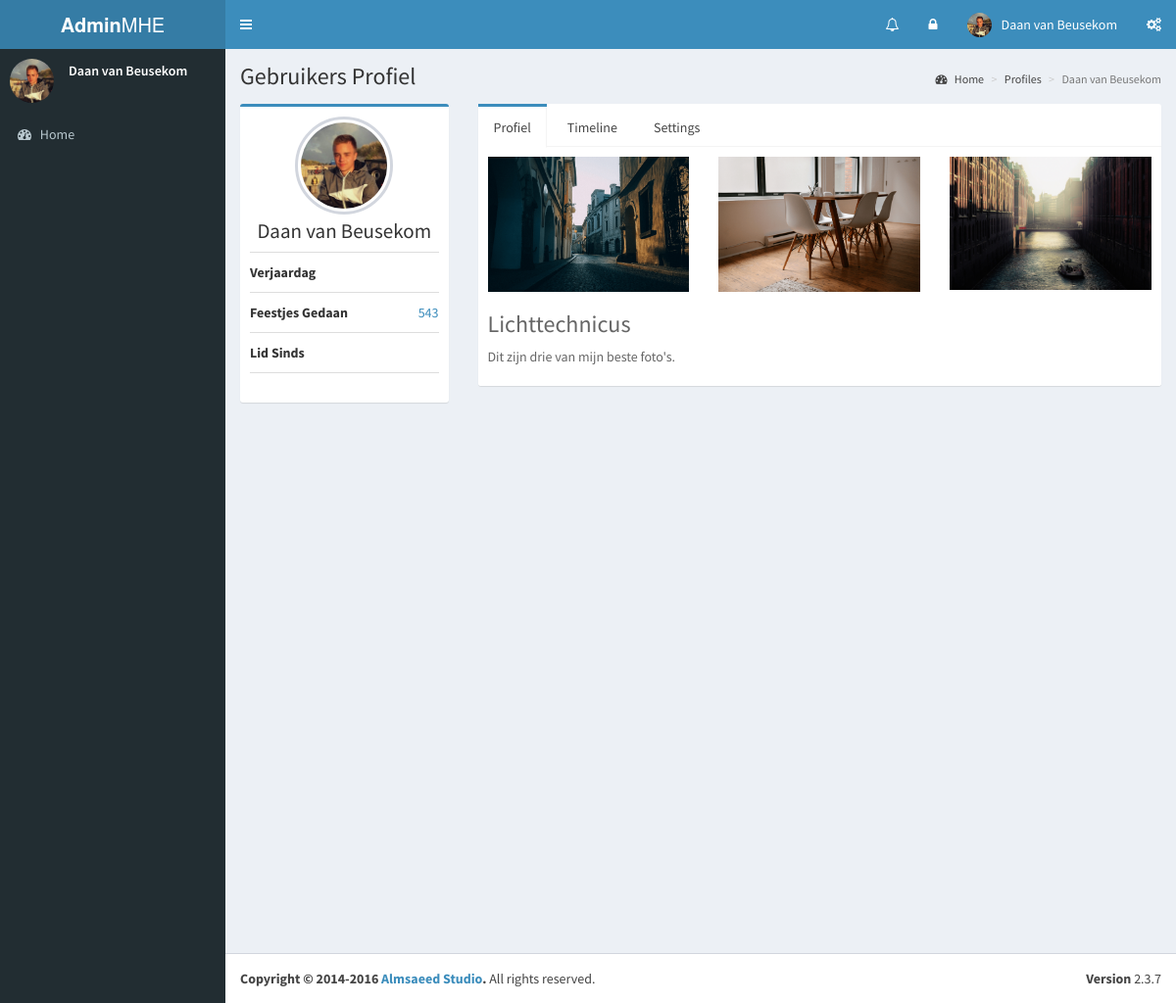
Before: /admin/profile.php (signed in) with the older database file.
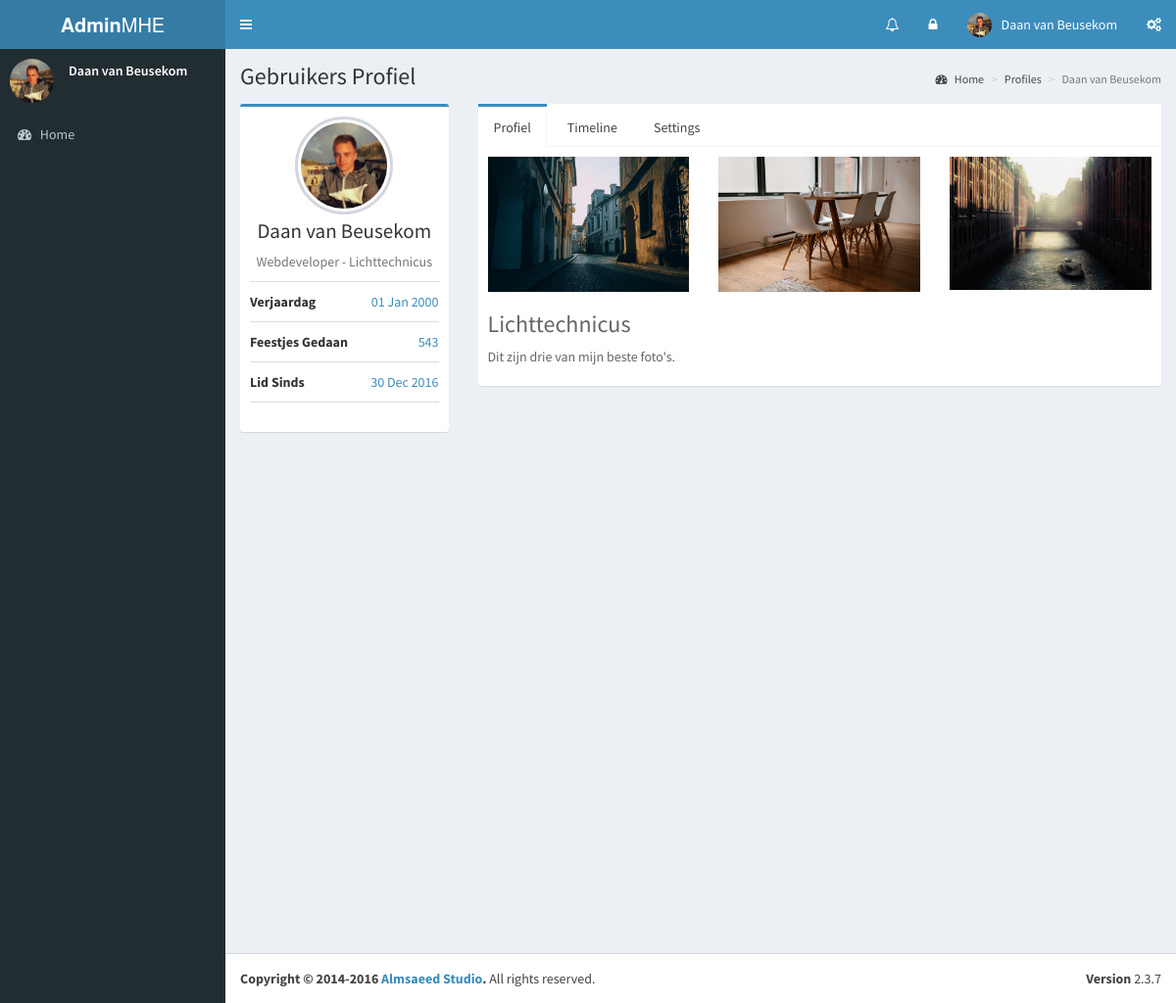
After: the same page with the newer database file.
### tables this page shows
CREATE TABLE IF NOT EXISTS `users` (
  `user_id` int(3) NOT NULL AUTO_INCREMENT,
  `user_name` varchar(255) NOT NULL,
  `user_email` varchar(255) NOT NULL,
  `user_pass` tinytext NOT NULL,
  `user_birthday` date NOT NULL,
  `user_description` text NOT NULL,
  `user_online` tinyint(1) NOT NULL,
  `user_image` text NOT NULL,
  `user_since` date NOT NULL,
  PRIMARY KEY (`user_name`),
  UNIQUE KEY `user_id` (`user_id`)
);

### admin/profile.php (the view, shortened to what this page needs)
<?php
include "top.php";
if(!isset($_GET['show_user'])){
    $user = $_SESSION['user_name'];
}else{
    $user = $_GET['show_user'];
}
$SQL = "SELECT *, DATE_FORMAT(user_birthday,'%d %b %Y') AS birthday, DATE_FORMAT(user_since,'%d %b %Y') AS since FROM users WHERE user_name='$user'";
$result = $conn->query($SQL);
while($row = mysqli_fetch_assoc($result)){
    $user_name = $row['user_name'];
    $user_image = $row['user_image'];
    $user_birthday = $row['birthday'];
    $user_description = $row['user_description'];
    $user_since = $row['since'];
}
?>
  <div class="content-wrapper">
    <section class="content-header">
      <h1>
        Gebruikers Profiel
      </h1>
      <ol class="breadcrumb">
        <li><a href="#"><i class="fa fa-dashboard"></i> Home</a></li>
        <li><a href="#">Profiles</a></li>
        <li class="active"><?php echo $user; ?></li>
      </ol>
    </section>
    <section class="content">
      <div class="row">
        <div class="col-md-3">
          <div class="box box-primary">
            <div class="box-body box-profile">
              <img class="profile-user-img img-responsive img-circle" src="<?php echo $user_image; ?>" alt="User profile picture">
              <h3 class="profile-username text-center"><?php echo $user_name;?></h3>
              <p class="text-muted text-center"><?php echo $user_description;?></p>
              <ul class="list-group list-group-unbordered">
                <li class="list-group-item">
                  <b>Verjaardag</b> <a class="pull-right"><?php echo $user_birthday; ?></a>
                </li>
                <li class="list-group-item">
                  <b>Feestjes Gedaan</b> <a class="pull-right">543</a>
                </li>
                <li class="list-group-item">
                  <b>Lid Sinds</b> <a class="pull-right"><?php echo $user_since; ?></a>
                </li>
              </ul>
            </div>
          </div>
        </div>
        <div class="col-md-9">
          <div class="nav-tabs-custom">
            <ul class="nav nav-tabs">
              <li class="active"><a href="#profile" data-toggle="tab">Profiel</a></li>
              <li><a href="#timeline" data-toggle="tab">Timeline</a></li>
              <li><a href="#settings" data-toggle="tab">Settings</a></li>
            </ul>
            <div class="tab-content">
              <div class="active tab-pane" id="profile">
                <div class="post">
                  <div class="row margin-bottom">
                    <div class="col-sm-4">
                      <img class="img-responsive" src="dist/img/photo1.png" alt="Photo">
                    </div>
                    <div class="col-sm-4">
                      <img class="img-responsive" src="dist/img/photo2.png" alt="Photo">
                    </div>
                    <div class="col-sm-4">
                      <img class="img-responsive" src="dist/img/photo4.jpg" alt="Photo">
                    </div>
                  </div>
                    <h3>
                        Lichttechnicus
                    </h3>
                    <p>
                        Dit zijn drie van mijn beste foto's.
                    </p>
                </div>
              </div>
            </div>
          </div>
        </div>
      </div>
    </section>
  </div>
<?php
include "bottom.php";
?>

### admin/top.php (shortened to what this page needs)
<!DOCTYPE html>
<html>
<head>
  <link rel="stylesheet" href="bootstrap/css/bootstrap.min.css">
  <link rel="stylesheet" href="https://cdnjs.cloudflare.com/ajax/libs/font-awesome/4.5.0/css/font-awesome.min.css">
  <link rel="stylesheet" href="https://cdnjs.cloudflare.com/ajax/libs/ionicons/2.0.1/css/ionicons.min.css">
  <link rel="stylesheet" href="plugins/jvectormap/jquery-jvectormap-1.2.2.css">
  <link rel="stylesheet" href="dist/css/AdminLTE.min.css">
  <link rel="stylesheet" href="dist/css/skins/_all-skins.min.css">
</head>
<body class="hold-transition skin-blue sidebar-mini">
<div class="wrapper">
  <header class="main-header">
    <a href="index.php" class="logo">
      <span class="logo-lg"><b>Admin</b>MHE</span>
    </a>
    <nav class="navbar navbar-static-top">
      <a href="#" class="sidebar-toggle" data-toggle="offcanvas" role="button">
      </a>
      <div class="navbar-custom-menu">
        <ul class="nav navbar-nav">
          <li class="dropdown notifications-menu">
            <a href="#" class="dropdown-toggle" data-toggle="dropdown">
                <i class="fa fa-bell-o"></i>
            </a>
          </li>
          <li class="dropdown tasks-menu">
            <a href="lock.php" class="dropdown-toggle">
              <i class="fa fa-lock"></i>
            </a>
          </li>
          <li class="dropdown user user-menu">
            <a href="#" class="dropdown-toggle" data-toggle="dropdown">
              <img src="<?php echo $_SESSION['user_image']; ?>" class="user-image" alt="User Image">
              <span class="hidden-xs"><?php echo $_SESSION['user_name']; ?></span>
            </a>
          </li>
          <li>
            <a href="#" data-toggle="control-sidebar"><i class="fa fa-gears"></i></a>
          </li>
        </ul>
      </div>
    </nav>
  </header>
  <aside class="main-sidebar">
    <section class="sidebar">
      <div class="user-panel">
        <div class="pull-left image">
          <img src="<?php echo $_SESSION['user_image']; ?>" class="img-circle" alt="User Image">
        </div>
        <div class="pull-left info">
          <p><?php echo $_SESSION['user_name']; ?></p>
        </div>
      </div>
      <ul class="sidebar-menu">
        <li>
          <a href="index.php">
            <i class="fa fa-dashboard"></i> <span>Home</span>
          </a>
        </li>
      </ul>
    </section>
  </aside>

### admin/bottom.php (shortened to what this page needs)
<footer class="main-footer">
    <div class="pull-right hidden-xs">
      <b>Version</b> 2.3.7
    </div>
    <strong>Copyright &copy; 2014-2016 <a href="http://almsaeedstudio.com">Almsaeed Studio</a>.</strong> All rights
    reserved.
  </footer>
</div>
</body>
</html>

Changed rows visible on the page:
changed users "Daan van Beusekom": user_description (not shown) → "Webdeveloper - Lichttechnicus"
Other visible differences:
$user_birthday: (not shown) → "01 Jan 2000"
$user_since: (not shown) → "30 Dec 2016"
